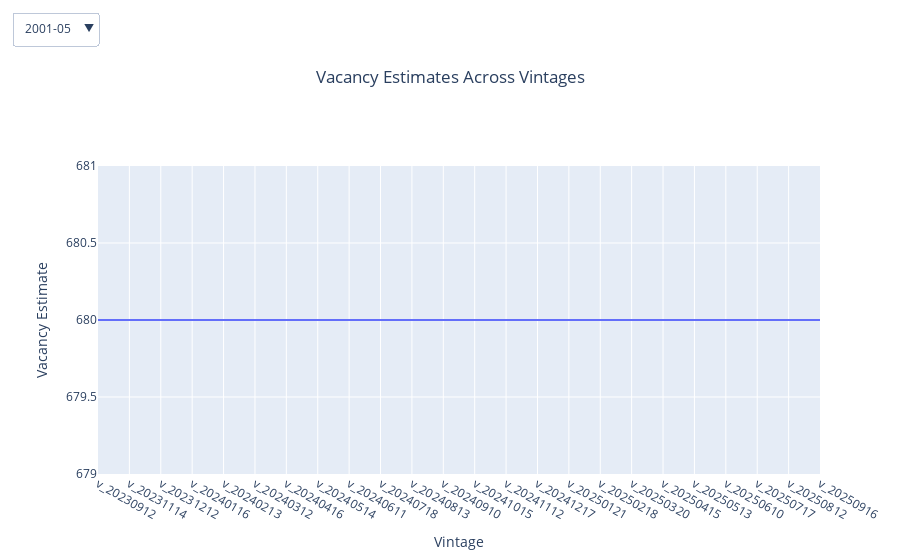

The cell this chart's notebook holds for it:
### Code cell
# Initialize figure with the first month
initial_month = available_months[0]
initial_df = melted_df[melted_df["Date"] == initial_month]
fig = go.Figure(data=[go.Scatter(x=initial_df["Vintage"], y=initial_df["Vacancy"], name=initial_month)])

# Add dropdown menu
fig.update_layout(
    updatemenus=[dict(
        active=0,
        buttons=dropdown_buttons,
        x=0,
        xanchor="right",
        y=1.5,
        yanchor="top"
    )],
    title=dict(
        text="Vacancy Estimates Across Vintages",
        x=0.5,
        xanchor="center"
    ),
    xaxis_title="Vintage",
    yaxis_title="Vacancy Estimate",
    showlegend=False
)
